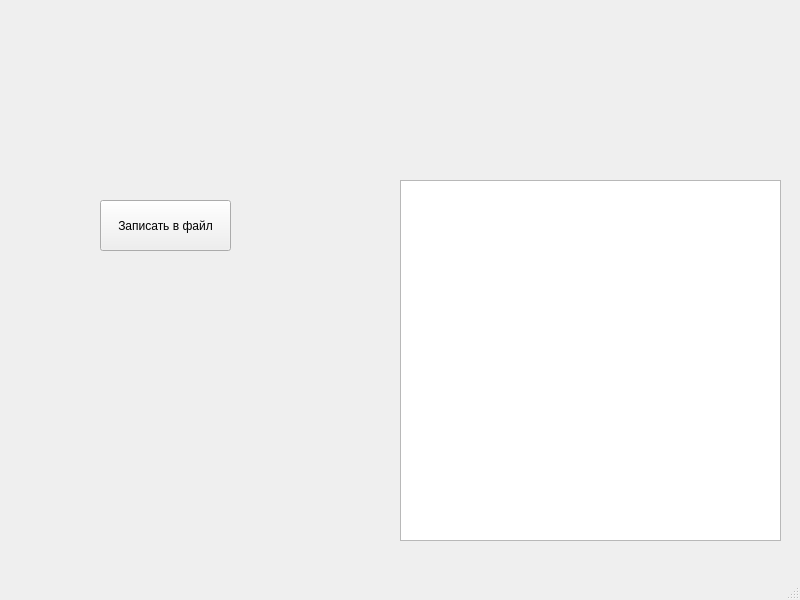
<?xml version="1.0" encoding="UTF-8"?>
<ui version="4.0">
 <class>MainWindow</class>
 <widget class="QMainWindow" name="MainWindow">
  <property name="geometry">
   <rect>
    <x>0</x>
    <y>0</y>
    <width>800</width>
    <height>600</height>
   </rect>
  </property>
  <property name="windowTitle">
   <string>MainWindow</string>
  </property>
  <widget class="QWidget" name="centralwidget">
   <widget class="QPushButton" name="pushButton">
    <property name="geometry">
     <rect>
      <x>100</x>
      <y>200</y>
      <width>131</width>
      <height>51</height>
     </rect>
    </property>
    <property name="text">
     <string>Записать в файл</string>
    </property>
   </widget>
   <widget class="QTextEdit" name="textEdit">
    <property name="geometry">
     <rect>
      <x>400</x>
      <y>180</y>
      <width>381</width>
      <height>361</height>
     </rect>
    </property>
   </widget>
  </widget>
  <widget class="QMenuBar" name="menubar">
   <property name="geometry">
    <rect>
     <x>0</x>
     <y>0</y>
     <width>800</width>
     <height>22</height>
    </rect>
   </property>
  </widget>
  <widget class="QStatusBar" name="statusbar"/>
 </widget>
 <resources/>
 <connections/>
</ui>
